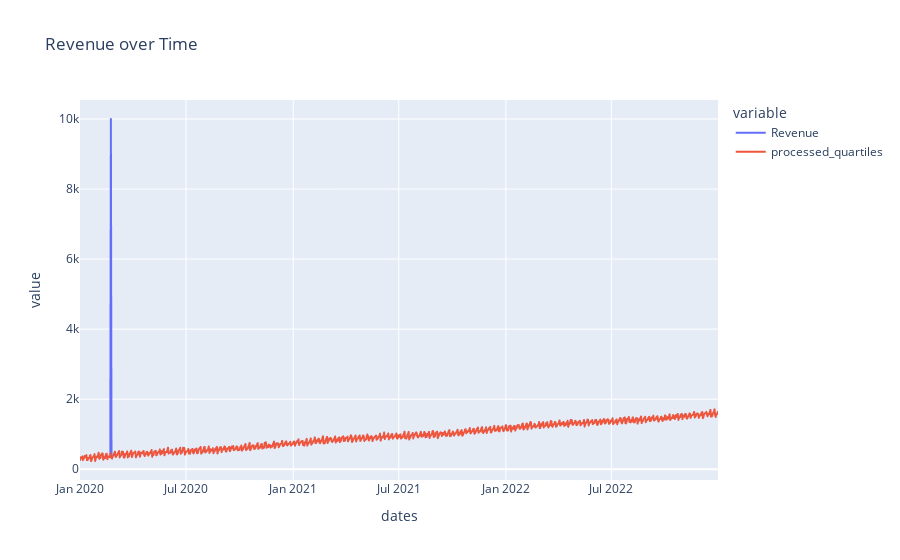

The cell this chart's notebook holds for it:
### Markdown cell above
Снова строим график зависимости Revenue от dates, добавляя ощищенный от выбросов столбец processed_quartiles

### Code cell
fig = px.line(df, x='dates', y=['Revenue', 'processed_quartiles'], title='Revenue over Time')
fig.show()

### Figure 1 — Plotly figure (JSON) as saved in the notebook; plotly's stock layout.template omitted (floating-point values rounded to 4 significant figures; data arrays with more than 128 entries replaced by an {"elided": "..."} marker saying what was removed)
{"data": [{"hovertemplate": "variable=Revenue<br>dates=%{x}<br>value=%{y}<extra></extra>", "legendgroup": "Revenue", "line": {"color": "#636efa", "dash": "solid"}, "marker": {"symbol": "circle"}, "mode": "lines", "name": "Revenue", "showlegend": true, "type": "scattergl", "x": {"elided": "1096 str values"}, "xaxis": "x", "y": {"elided": "1096 float values"}, "yaxis": "y"}, {"hovertemplate": "variable=processed_quartiles<br>dates=%{x}<br>value=%{y}<extra></extra>", "legendgroup": "processed_quartiles", "line": {"color": "#EF553B", "dash": "solid"}, "marker": {"symbol": "circle"}, "mode": "lines", "name": "processed_quartiles", "showlegend": true, "type": "scattergl", "x": {"elided": "1096 str values"}, "xaxis": "x", "y": {"elided": "1096 float values"}, "yaxis": "y"}], "layout": {"autosize": true, "legend": {"title": {"text": "variable"}, "tracegroupgap": 0}, "title": {"text": "Revenue over Time"}, "xaxis": {"anchor": "y", "autorange": true, "domain": [0, 1], "range": ["2020-01-01", "2022-12-31"], "title": {"text": "dates"}, "type": "date"}, "yaxis": {"anchor": "x", "autorange": true, "domain": [0, 1], "range": [-307.4, 10540.0], "title": {"text": "value"}, "type": "linear"}}}
